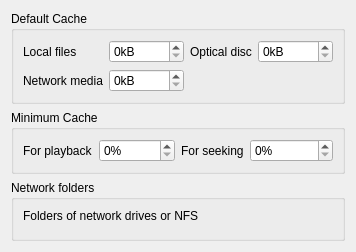
       <widget class="QWidget" name="cache">
        <layout class="QVBoxLayout" name="verticalLayout_36">
         <item>
          <widget class="QGroupBox" name="groupBox_24">
           <property name="title">
            <string>Default Cache</string>
           </property>
           <layout class="QHBoxLayout" name="horizontalLayout_22">
            <item>
             <layout class="QFormLayout" name="formLayout_9">
              <item row="0" column="0">
               <widget class="QLabel" name="label_45">
                <property name="text">
                 <string>Local files</string>
                </property>
               </widget>
              </item>
              <item row="0" column="1">
               <widget class="QSpinBox" name="cache_local">
                <property name="suffix">
                 <string notr="true">kB</string>
                </property>
                <property name="maximum">
                 <number>99999</number>
                </property>
               </widget>
              </item>
              <item row="1" column="0">
               <widget class="QLabel" name="label_47">
                <property name="text">
                 <string>Network media</string>
                </property>
               </widget>
              </item>
              <item row="1" column="1">
               <widget class="QSpinBox" name="cache_network">
                <property name="suffix">
                 <string notr="true">kB</string>
                </property>
                <property name="maximum">
                 <number>99999</number>
                </property>
               </widget>
              </item>
             </layout>
            </item>
            <item>
             <layout class="QFormLayout" name="formLayout_11">
              <property name="fieldGrowthPolicy">
               <enum>QFormLayout::AllNonFixedFieldsGrow</enum>
              </property>
              <item row="0" column="0">
               <widget class="QLabel" name="cache_">
                <property name="text">
                 <string>Optical disc</string>
                </property>
               </widget>
              </item>
              <item row="0" column="1">
               <widget class="QSpinBox" name="cache_disc">
                <property name="suffix">
                 <string notr="true">kB</string>
                </property>
                <property name="maximum">
                 <number>99999</number>
                </property>
               </widget>
              </item>
             </layout>
            </item>
           </layout>
          </widget>
         </item>
         <item>
          <widget class="QGroupBox" name="groupBox_25">
           <property name="title">
            <string>Minimum Cache</string>
           </property>
           <layout class="QHBoxLayout" name="horizontalLayout_23">
            <item>
             <layout class="QFormLayout" name="formLayout_16">
              <item row="0" column="0">
               <widget class="QLabel" name="label_53">
                <property name="text">
                 <string>For playback</string>
                </property>
               </widget>
              </item>
              <item row="0" column="1">
               <widget class="QSpinBox" name="cache_min_playback">
                <property name="suffix">
                 <string notr="true">%</string>
                </property>
               </widget>
              </item>
             </layout>
            </item>
            <item>
             <layout class="QFormLayout" name="formLayout_17">
              <item row="0" column="0">
               <widget class="QLabel" name="label_54">
                <property name="text">
                 <string>For seeking</string>
                </property>
               </widget>
              </item>
              <item row="0" column="1">
               <widget class="QSpinBox" name="cache_min_seeking">
                <property name="suffix">
                 <string notr="true">%</string>
                </property>
               </widget>
              </item>
             </layout>
            </item>
           </layout>
          </widget>
         </item>
         <item>
          <widget class="QGroupBox" name="groupBox_26">
           <property name="title">
            <string>Network folders</string>
           </property>
           <layout class="QVBoxLayout" name="verticalLayout_9">
            <item>
             <widget class="QLabel" name="label_49">
              <property name="text">
               <string>Folders of network drives or NFS</string>
              </property>
             </widget>
            </item>
            <item>
             <widget class="StringListWidget" name="network_folders" native="true">
              <property name="sizePolicy">
               <sizepolicy hsizetype="Preferred" vsizetype="Expanding">
                <horstretch>0</horstretch>
                <verstretch>0</verstretch>
               </sizepolicy>
              </property>
             </widget>
            </item>
           </layout>
          </widget>
         </item>
        </layout>
       </widget>
